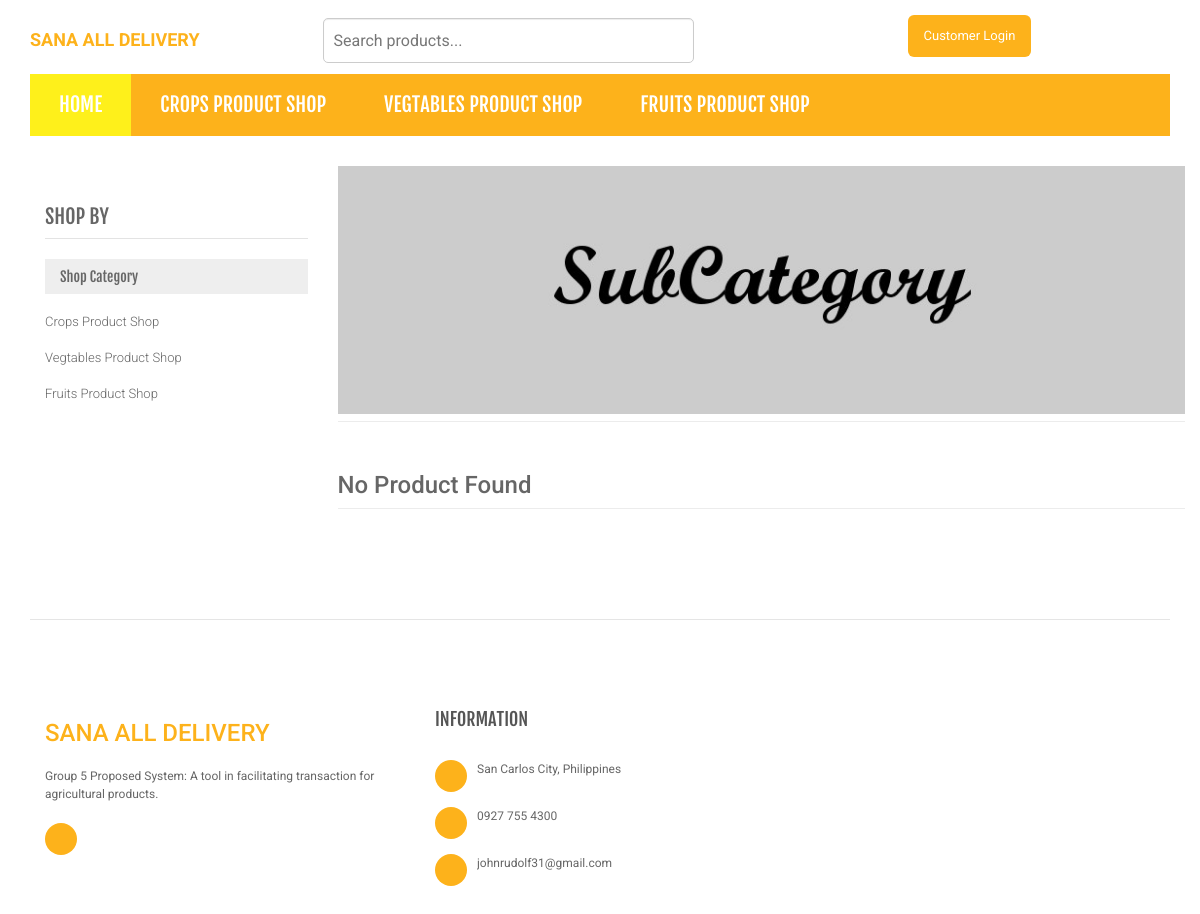
The app's page /sub-category.php, older data.
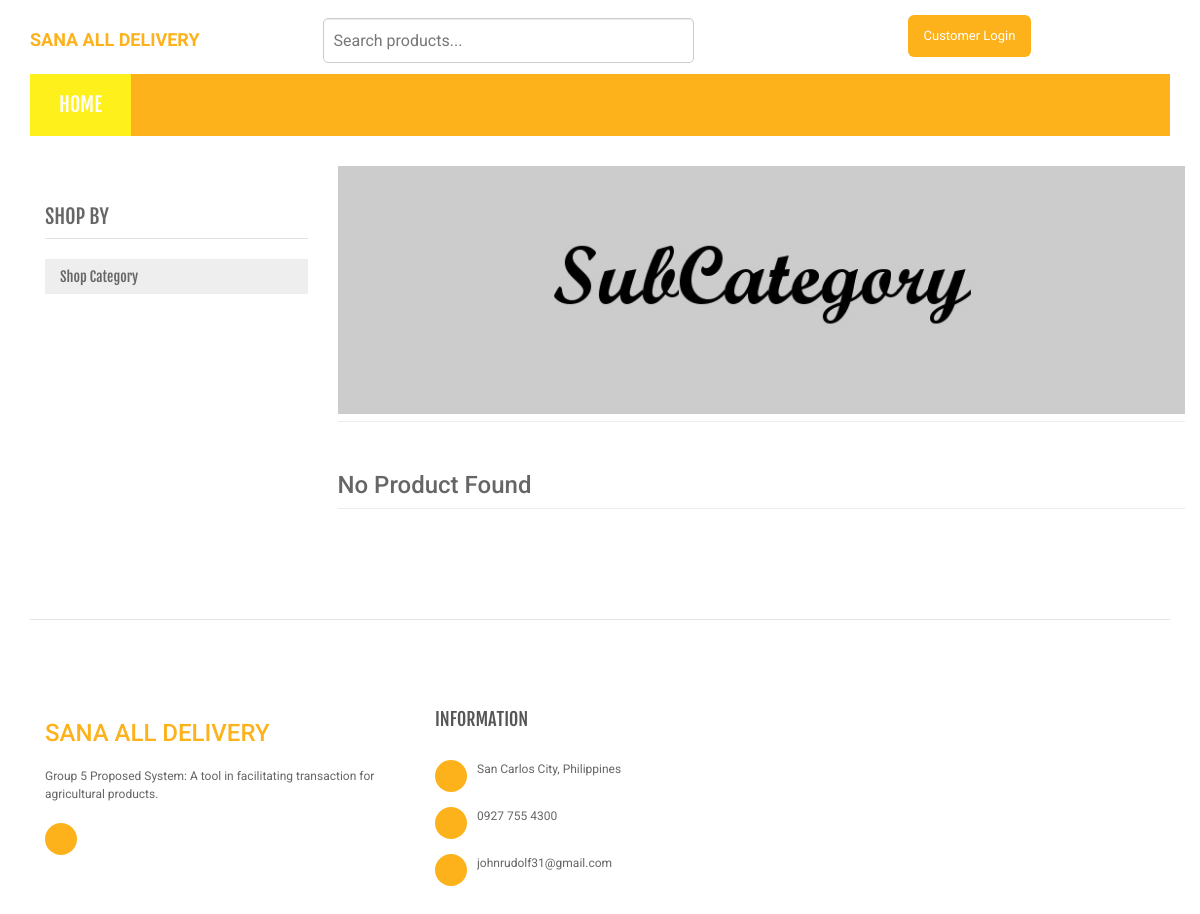
The same page, newer data.
### tables this page shows
CREATE TABLE `category` (
  `id` int(11) NOT NULL,
  `categoryName` varchar(255) DEFAULT NULL,
  `categoryDescription` longtext DEFAULT NULL
);

### sub-category.php (the view, shortened to what the changed rows need)
<?php
include('include/config.php');
$sid = intval($_GET['sid']); ?>
<?php include('include/header.php'); ?>
<body class="cnt-home">
	<header class="header-style-1">
		<?php include('include/top-search.php'); ?>
		<?php include('include/menu-bar.php'); ?>
		<div class="body-content outer-top-xs">
			<div class='container'>
				<div class='row outer-bottom-sm'>
					<div class='col-md-3 sidebar'>
						<div class="sidebar-module-container">
							<div class="sidebar-filter">
								<div class="sidebar-widget wow fadeInUp outer-bottom-xs ">
									<div class="sidebar-widget-body m-t-10">
										<?php $sql = mysqli_query($conn, "SELECT * from category ");
										while ($row = mysqli_fetch_array($sql)) {
										?>
											<div class="accordion">
												<div class="accordion-group">
													<div class="accordion-heading">
														<a href="category.php?cid=<?php echo $row['id']; ?>" class="accordion-toggle collapsed">
															<?php echo $row['categoryName']; ?> Product Shop
														</a>
													</div>
												</div>
											</div>
										<?php } ?>
									</div>
								</div>
							</div>
						</div>
					</div>
				</div>
			</div>
		</div>
</body>
</html>

### include/menu-bar.php (shortened to what the changed rows need)
<div style="width: 100%;" class="header-nav animate-dropdown">
    <div >
        <div class="yamm navbar navbar-default" role="navigation">
            <div class="nav-bg-class">
                <div class="navbar-collapse collapse" id="mc-horizontal-menu-collapse">
                    <div class="nav-outer">
                        <ul class="nav navbar-nav">
                            <?php $sql = mysqli_query($conn, "SELECT id,categoryName  from category limit 6");
                            while ($row = mysqli_fetch_array($sql)) {
                            ?>
                                <li class="dropdown yamm <?php
                                                            ?>">
                                    <a href="category.php?cid=<?php echo $row['id']; ?>"> <?php echo $row['categoryName']; ?> PRODUCT SHOP</a>
                                </li>
                            <?php } ?>
                        </ul>
                    </div>
                </div>
            </div>
        </div>
    </div>
</div>

Row changes from the older to the newer data that the page shows:
removed category: categoryName "CROPS", categoryName "Crops"
removed category: categoryName "VEGTABLES", categoryName "Vegtables"
removed category: categoryName "FRUITS", categoryName "Fruits"
